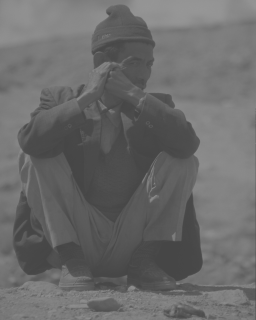
#> input picture Python/Przetwarzanie obrazów/kierowca.png, 256 x 320 px, found by its file name
$ python proby.py
#> lines starting #> are read from the running program, lines starting #| are printed output that depends on the picture
import numpy as np
import matplotlib.pyplot as plot
import matplotlib.image as image

oryginal=image.imread('E:\Workspace\Python\kierowca.png')
#> oryginal is the input picture: shape (320, 256, 3) float32; min 0.275, max 0.588, mean 0.416
obraz=oryginal[:,:,0]
obraz2=np.zeros([obraz.shape[0],obraz.shape[1]])


def rgb2gray(img):
    r = img[:, :, 0]
    g = img[:, :, 1]
    b = img[:, :, 2]
    s1 = 0.2126 * r + 0.7152 * g + 0.0722 * b
    return s1


for x in range(0,obraz.shape[0]):
    for y in range(0,obraz.shape[1]):
        obraz2[x,y] = obraz[x,y]+np.random.rand(1)
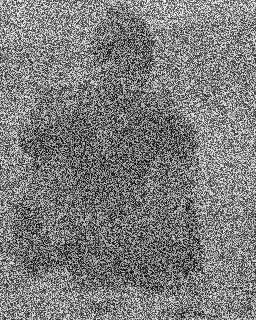
#> obraz2: shape (320, 256) float64; min 0.276, max 1.58, mean 0.915; drawn with min black and max white

kopia = oryginal.copy()
for k in range(0,1000):
    for x in range(0,oryginal.shape[0]-1):
        for y in range(0,oryginal.shape[1]-1):
#> (the run stopped early here; a loop or call above may not have finished)
